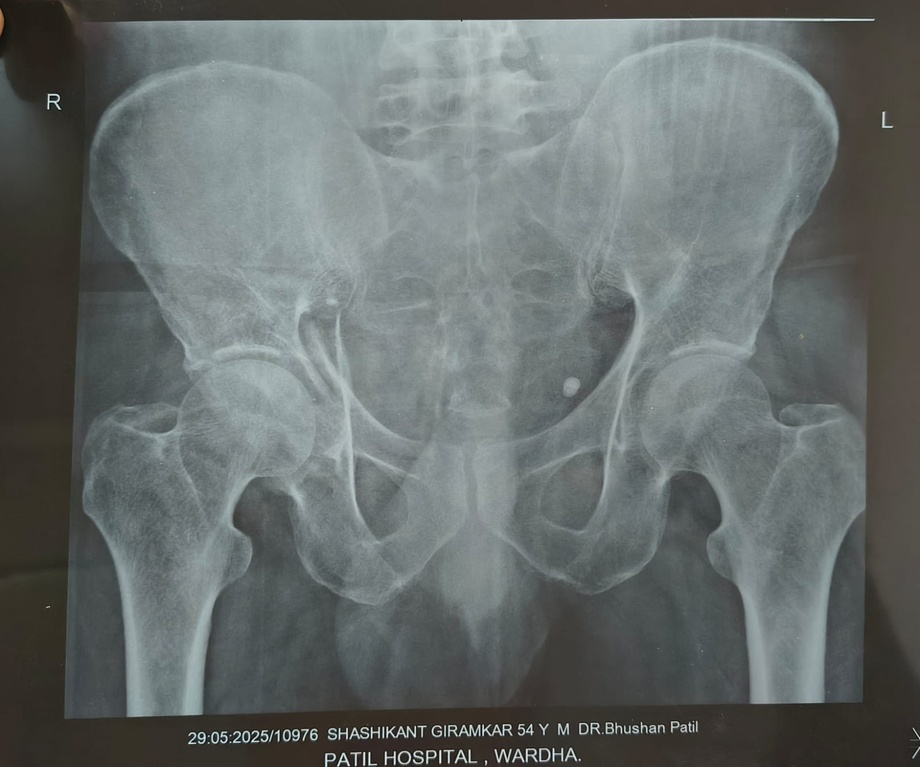
#> input picture Images/WhatsApp Image 2026-04-09 at 10.22.27 PM (1).jpeg, 920 x 767 px, shrunk from 1600 x 1335 before the run
$ python -i preprocess.py   (imports and definitions only)
#> lines starting #> are read from the running program, lines starting #| are printed output that depends on the picture; after the words box and inside, x2 and y2 are one past the last pixel; in counts of white or black regions, pixels touching at a corner belong together
#> further down, picture is the input picture: shape (767, 920, 3); mean B, G, R 108.1, 109.1, 103
"""Preprocessing — flat-tissue noise variance and image tiling (Stage 3.2).

Faithful port of the frozen legacy ``inference_engine._detect_noise_level``
and the tiling helpers inside ``_run_unet``. Must stay equivalent to the
legacy oracle until it is decommissioned.
"""

from __future__ import annotations

from collections.abc import Iterator

import cv2
import numpy as np

DEFAULT_TILE = 256


def noise_detection(image_array: np.ndarray) -> float:
    """Noise variance in flat tissue, ignoring bone edges.

    Mirrors ``inference_engine._detect_noise_level`` exactly: Canny 50/150,
    5x5 dilation, median blur 5, then the variance of the static residual
    over non-edge pixels.
    """
    edges = cv2.Canny(image_array, 50, 150)
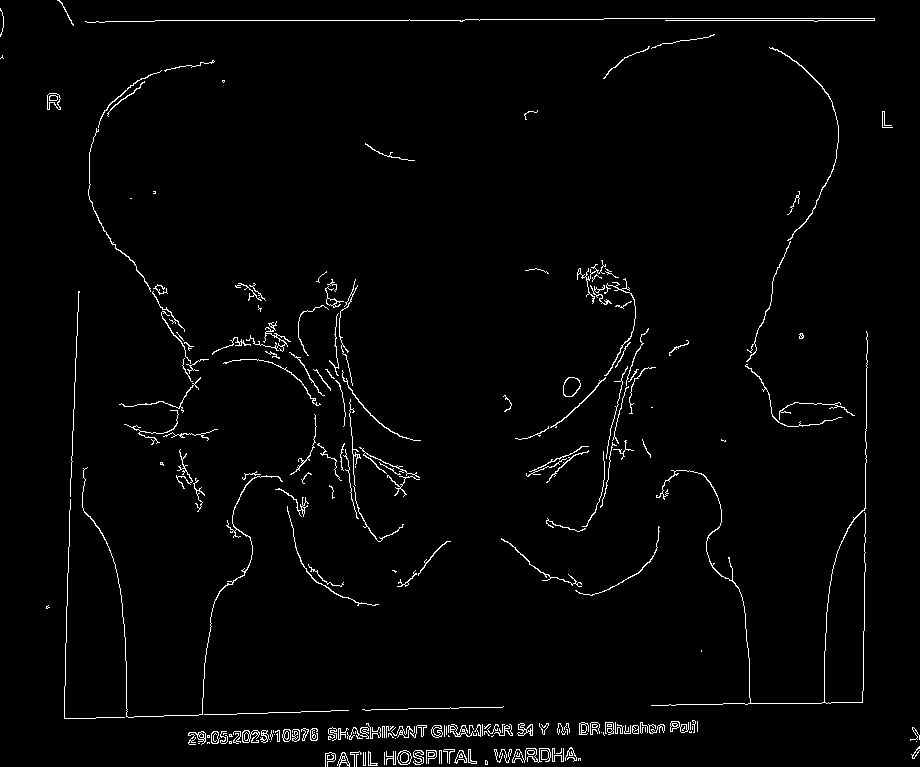
#> edges: shape (767, 920); 2.1% white in thin lines or dots
    kernel = np.ones((5, 5), np.uint8)
    edge_mask = cv2.dilate(edges, kernel, iterations=1)
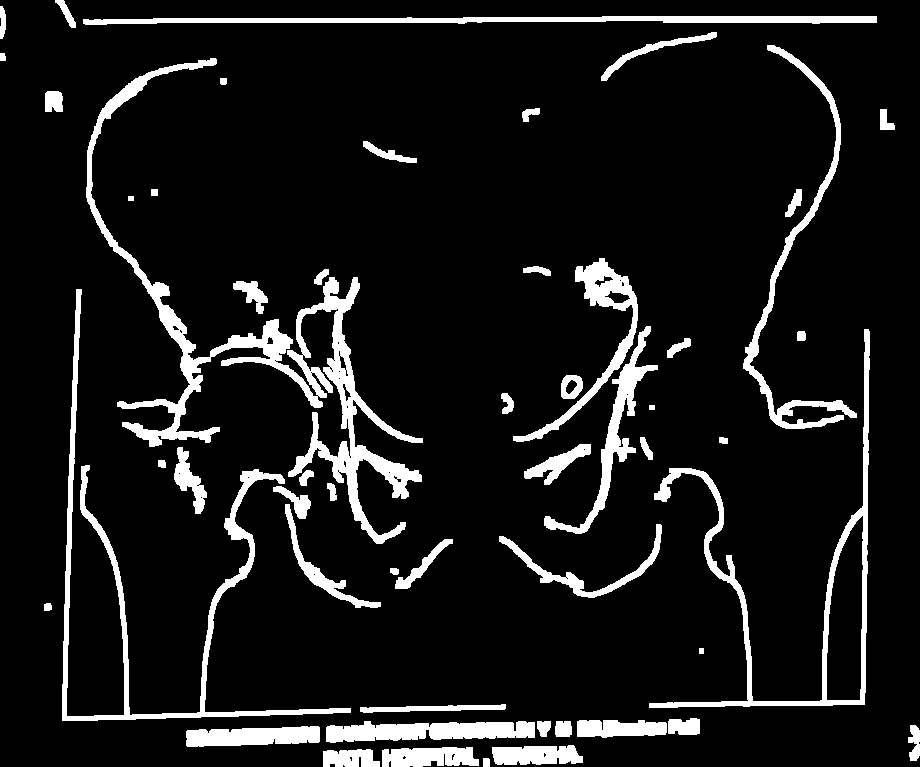
#> edge_mask: shape (767, 920); 9.6% white; 53 white regions, largest, box (x1, y1, x2, y2) and area: (86, 58, 423, 544) 15556, (62, 289, 351, 721) 7325, (649, 329, 870, 708) 6345
    flat_areas_mask = cv2.bitwise_not(edge_mask)

    blurred = cv2.medianBlur(image_array, 5)
    static_residual = cv2.absdiff(image_array, blurred)
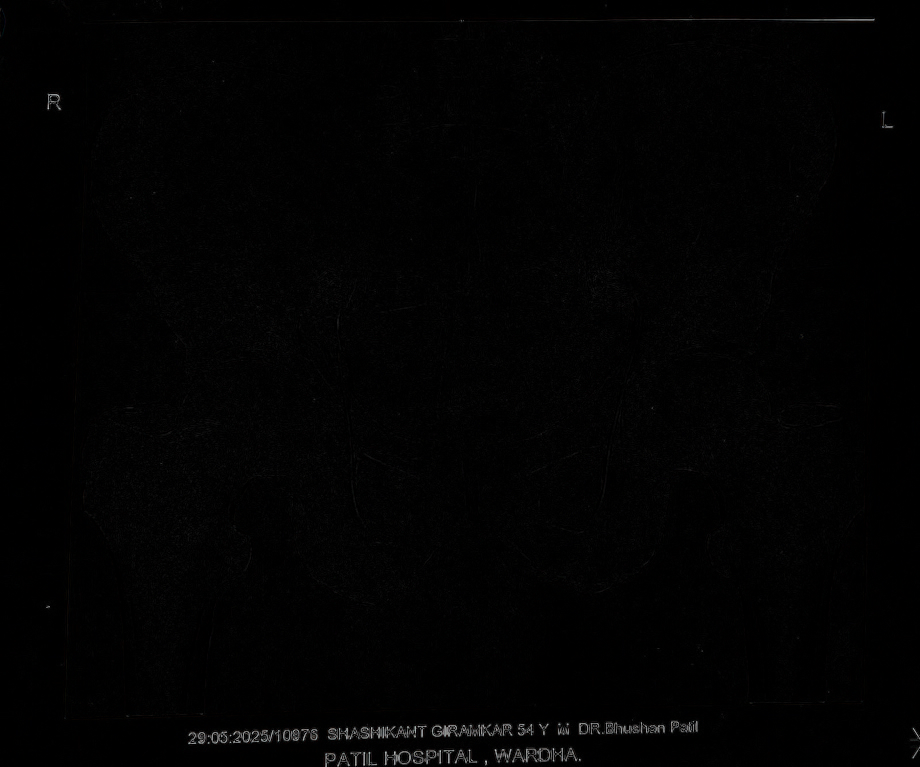
#> static_residual: shape (767, 920, 3); mean B, G, R 2.1, 2.1, 2.2
    flat_noise = static_residual[flat_areas_mask == 255]

    if len(flat_noise) == 0:
        return 0.0

    return float(np.var(flat_noise))


def pad_to_tile(img: np.ndarray, tile: int = DEFAULT_TILE) -> np.ndarray:
    """Pad ``img`` reflectively to whole tiles, like the legacy ``_run_unet``."""
    h, w = img.shape
    pad_h = (tile - h % tile) % tile
    pad_w = (tile - w % tile) % tile
    return np.pad(img, ((0, pad_h), (0, pad_w)), mode="reflect")


def iter_tiles(
    padded: np.ndarray, tile: int = DEFAULT_TILE
) -> Iterator[tuple[int, int, np.ndarray]]:
    """Yield ``(row, col, patch)`` for each tile of a padded image.

    Patches are normalized to [0, 1] the same way the legacy loop did
    (``patch / 255.0``) so inference consumes a ready-made model input.
    """
    for i in range(0, padded.shape[0], tile):
        for j in range(0, padded.shape[1], tile):
            patch = padded[i : i + tile, j : j + tile] / 255.0
            yield i, j, patch


__all__ = ["DEFAULT_TILE", "iter_tiles", "noise_detection", "pad_to_tile"]

>>> import cv2
>>> picture = cv2.imread('../../Images/WhatsApp Image 2026-04-09 at 10.22.27 PM (1).jpeg')
>>> result = noise_detection(picture)
#> result = 2.91

$ run again, on Images/WhatsApp Image 2026-04-09 at 10.22.27 PM.jpeg
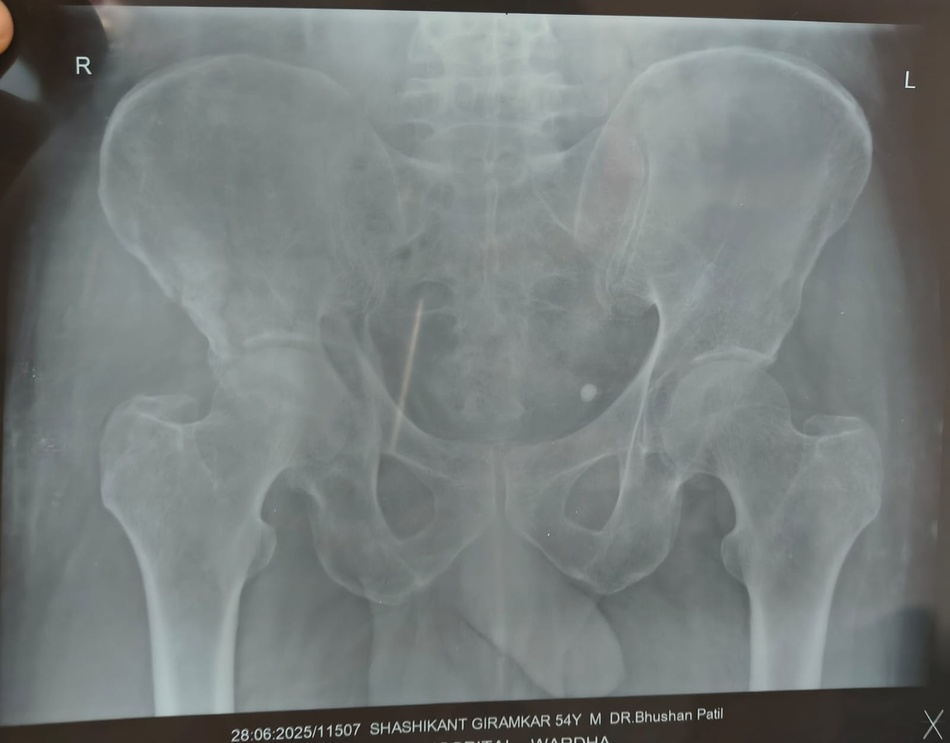
#> input picture Images/WhatsApp Image 2026-04-09 at 10.22.27 PM.jpeg, 950 x 743 px, shrunk from 1600 x 1252 before the run
#> picture is the input picture: shape (743, 950, 3); mean B, G, R 124.1, 125.2, 118.9
#> in noise_detection, `edges = cv2.Canny(image_array, 50, 150)`:
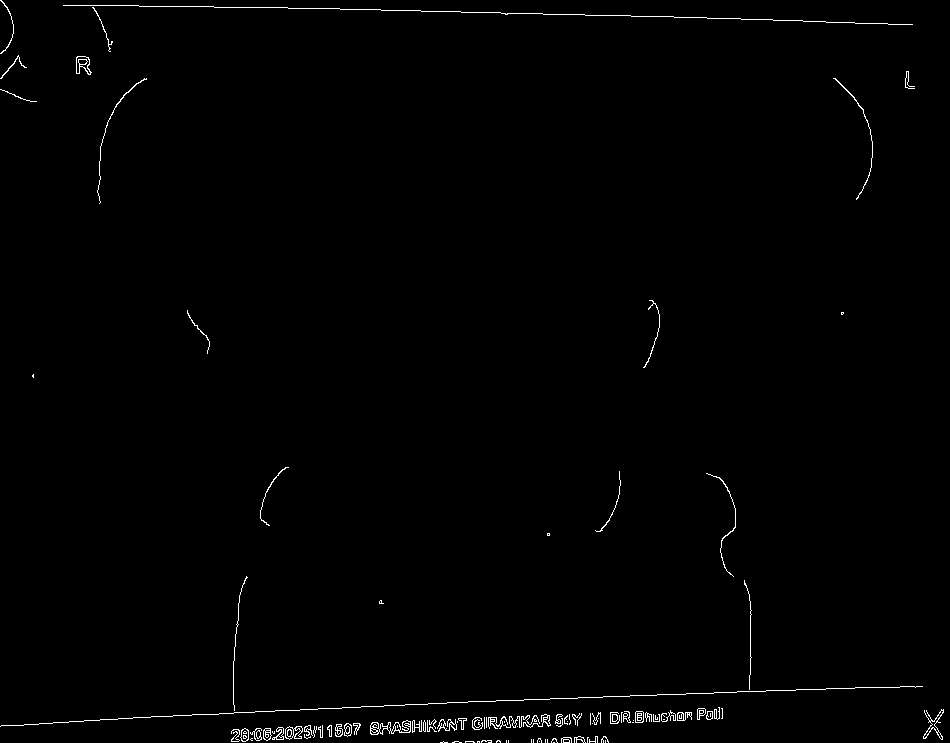
#> edges: shape (743, 950); 0.83% white in thin lines or dots
#> edge_mask: shape (743, 950); 3.7% white; 28 white regions, largest, box (x1, y1, x2, y2) and area: (0, 574, 925, 729) 6140, (61, 3, 915, 54) 4696, (229, 721, 363, 743) 2173
#> in noise_detection, `static_residual = cv2.absdiff(image_array, blurred)`:
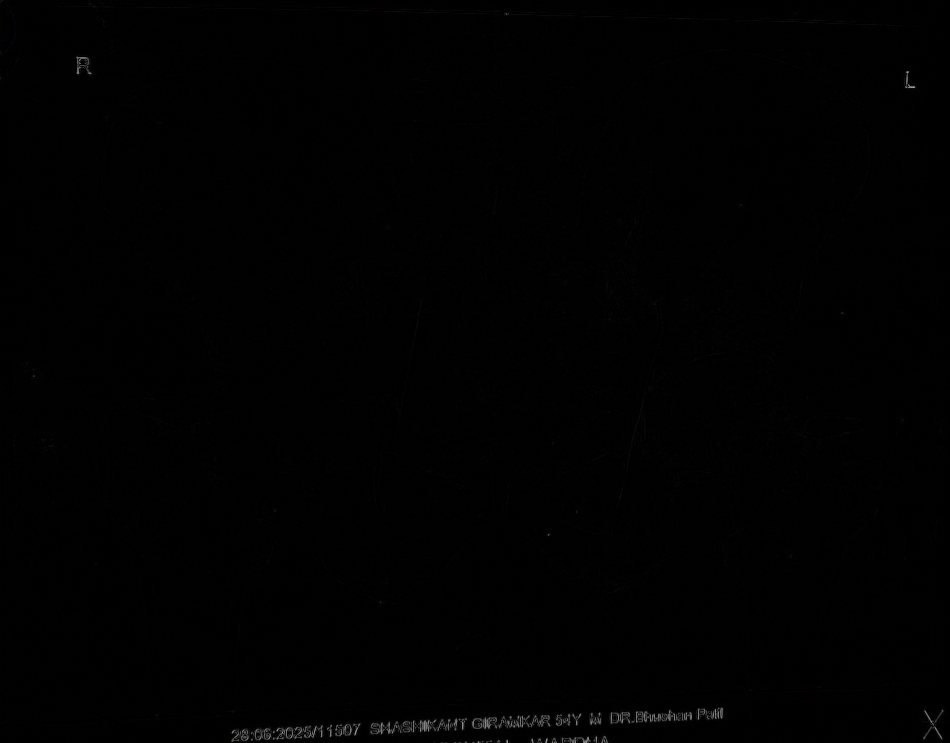
#> static_residual: shape (743, 950, 3); mean B, G, R 0.9, 0.9, 0.9
#> result = 0.537

$ run again, on Images/foot_friend_x-ray.jpeg
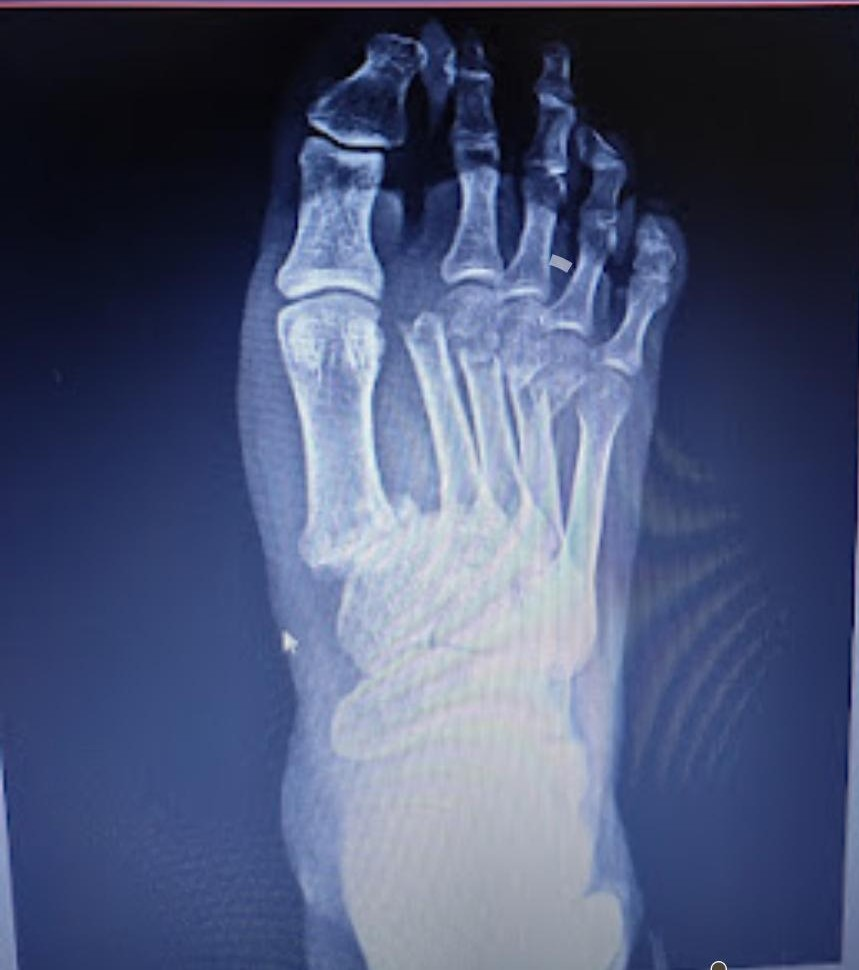
#> input picture Images/foot_friend_x-ray.jpeg, 859 x 970 px
#> picture is the input picture: shape (970, 859, 3); mean B, G, R 117, 85, 75.3
#> in noise_detection, `edges = cv2.Canny(image_array, 50, 150)`:
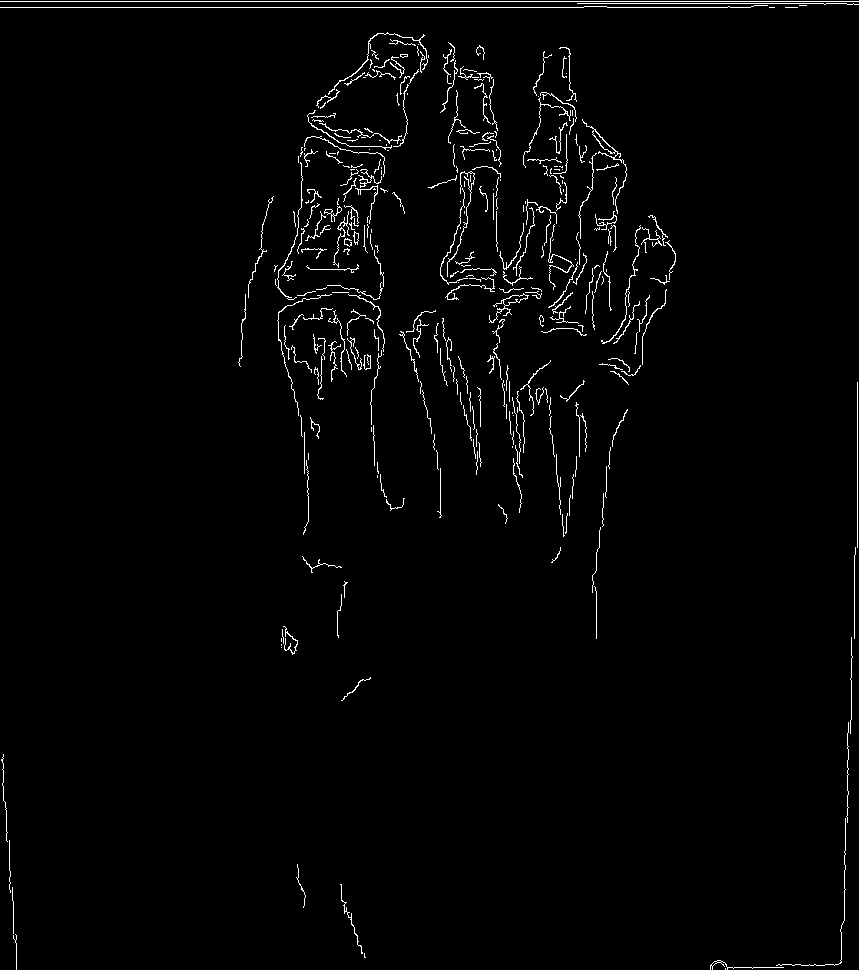
#> edges: shape (970, 859); 1.8% white in thin lines or dots
#> in noise_detection, `edge_mask = cv2.dilate(edges, kernel, iterations=1)`:
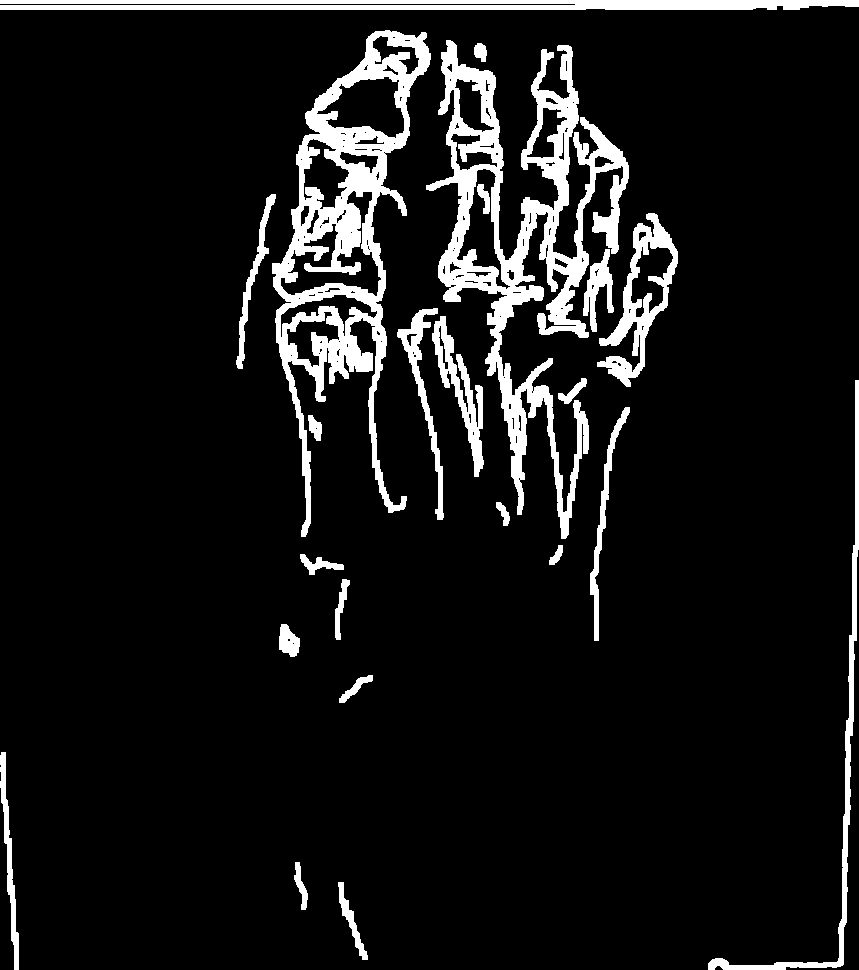
#> edge_mask: shape (970, 859); 8.9% white; 23 white regions, largest, box (x1, y1, x2, y2) and area: (426, 40, 629, 539) 24889, (272, 30, 431, 537) 21094, (0, 0, 859, 10) 7749
#> result = 1.12
